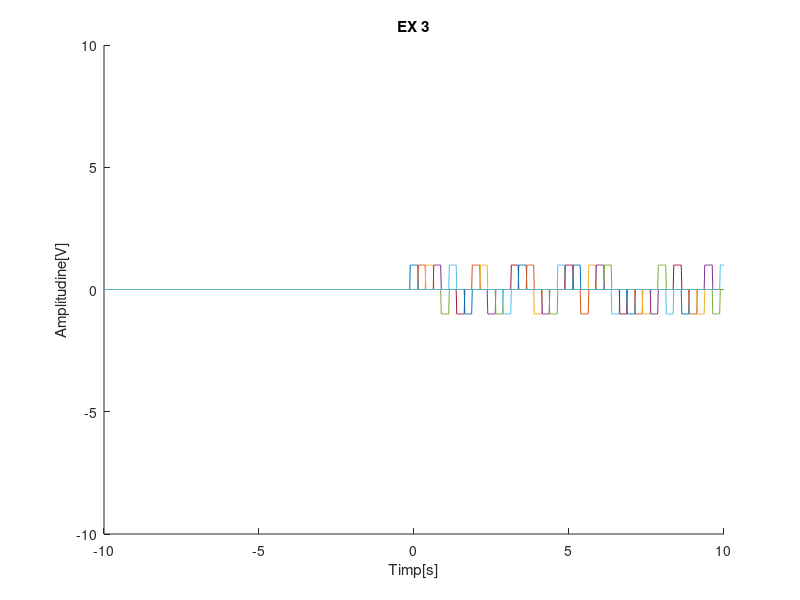
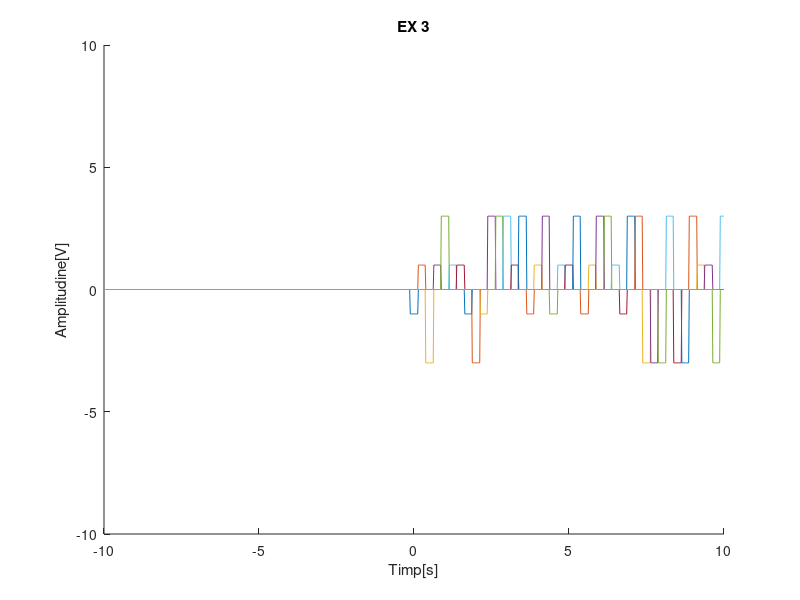
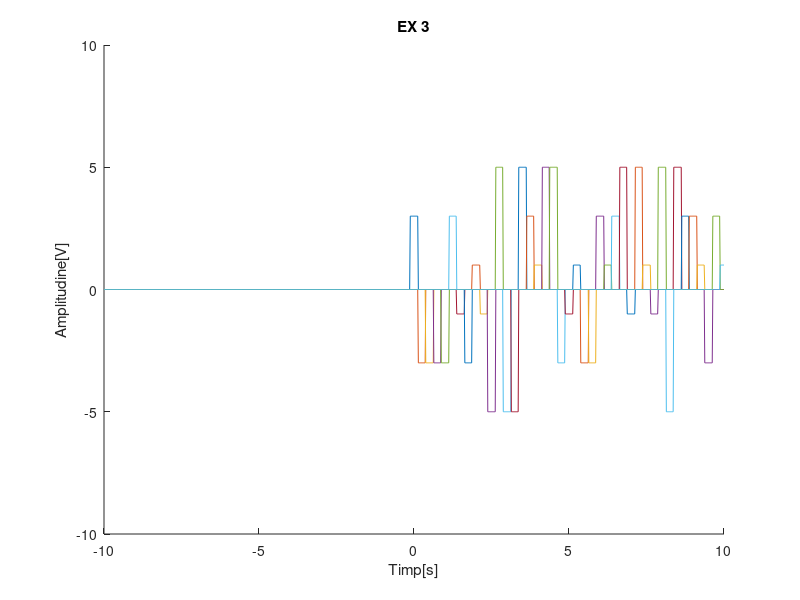
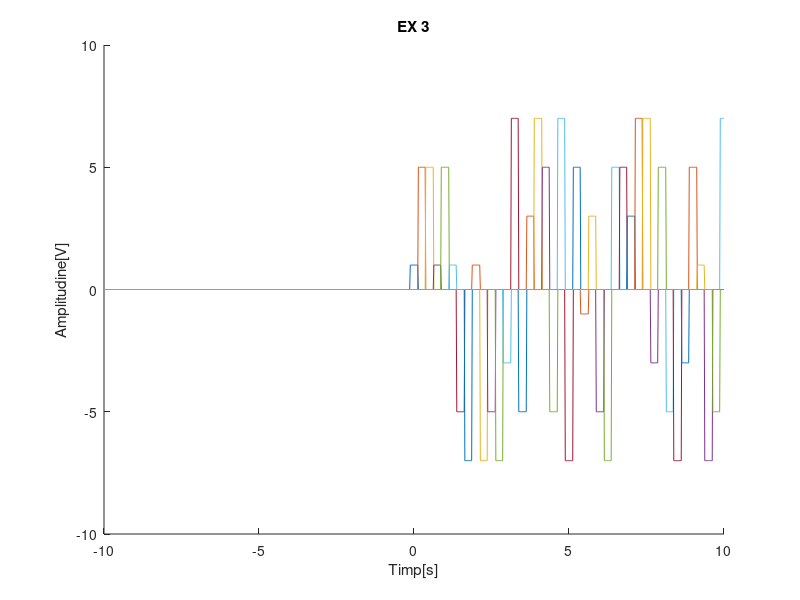

Here is the MATLAB script that generated these plots, in order:
close all;
%pasul = 0.020
%a)
figure(1);

T=10;
t= -T:0.020:T;
nivel = [-1 1];
hold on;
for n=0:0.25:10
y = datasample(nivel, 1);
plot(t, y*rectpuls(t-n, 0.25));
end
axis([-10 10 -10 10]);
title('EX 3');
xlabel('Timp[s]');
ylabel('Amplitudine[V]');


%b)
figure (2);
T=10;
t= -T:0.020:T;
nivel1 = [-3 -1 1 3];
hold on;
for n=0:0.25:10
y = datasample(nivel1, 1);
plot(t, y*rectpuls(t-n, 0.25));
end
axis([-10 10 -10 10]);
title('EX 3');
xlabel('Timp[s]');
ylabel('Amplitudine[V]');

%c)
figure(3);
T=10;
t= -T:0.020:T;
nivel2 = [-5 -3 -1 1 3 5];
hold on;
for n=0:0.25:10
y = datasample(nivel2, 1);
plot(t, y*rectpuls(t-n, 0.25));
end
axis([-10 10 -10 10]);
title('EX 3');
xlabel('Timp[s]');
ylabel('Amplitudine[V]');

%d)
figure(4);
T=10;
t= -T:0.020:T;
nivel3 = [-7 -5 -3 -1 1 3 5 7];
hold on;
for n=0:0.25:10
y = datasample(nivel3, 1);
plot(t, y*rectpuls(t-n, 0.25));
end
axis([-10 10 -10 10]);
title('EX 3');
xlabel('Timp[s]');
ylabel('Amplitudine[V]');
